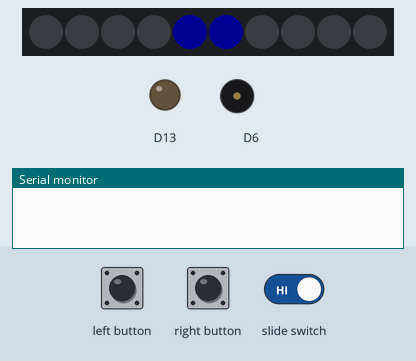
Recording of a sketch running on a simulated Adafruit Circuit Playground Express. On the bench: 10 RGB LEDs in strip order, left to right, output pins drawn as LEDs (lit = HIGH), buzzer (waves = sounding), the last lines printed to the serial monitor. The test bench sets the inputs (shaded band). Dim RGB values are drawn brighter than linear; random numbers use the default seed unless the sketch sets one.

Above: at 1.2 s.
1.3 s: left button pressed for 0.15 s
At 1.73 s:
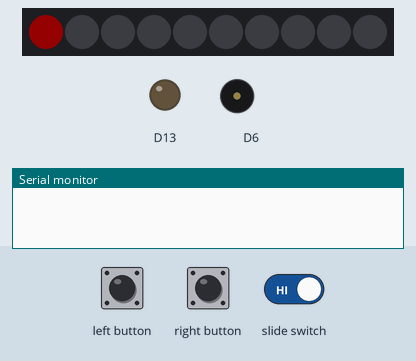
3.3 s: right button pressed for 1 s
At 3.61 s:
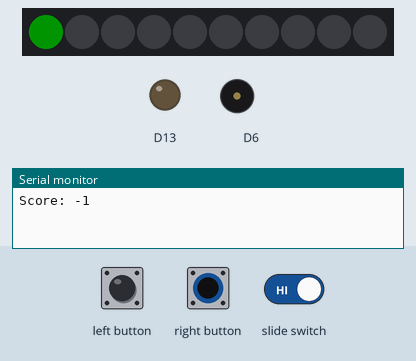
5.8 s: slide switch set LOW
At 6.9 s:
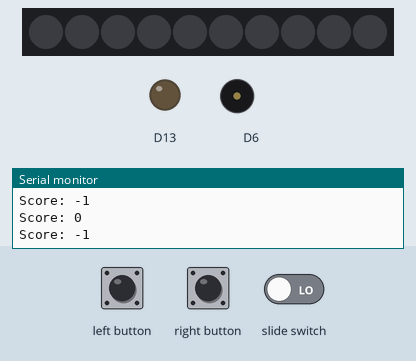
7.3 s: slide switch set HIGH
At 8.3 s:
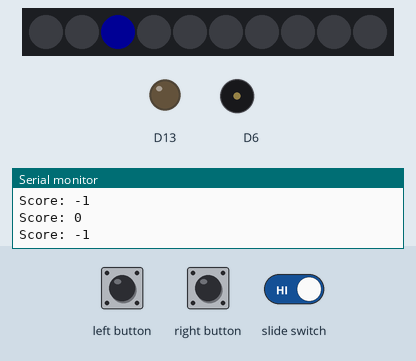
8.8 s: left button pressed for 1 s
At 9.09 s:
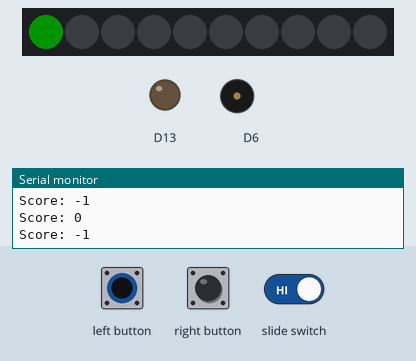
11.5 s: left button pressed for 3.2 s
At 16.0 s:
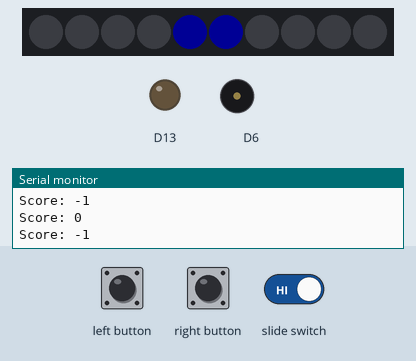
Timing chart, 0 to 17.2 s (numbered marks = the images above; inputs shaded):
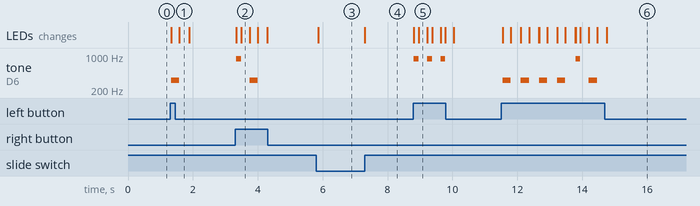

Measured:
- after the input at 1.3 s, tone on D6: silent → 320 Hz at once, → silent 0.25 s later; the LEDs: first change at once (image 1 shows a later state)
- after the input at 3.3 s, tone on D6: silent → 880 Hz at once, → silent 0.15 s later, → 320 Hz 0.26 s later, → silent 0.25 s later; the LEDs: first change at once (image 2 shows a later state)
- after the input at 5.8 s, the LEDs: change after 0.06 s (image 3)
- after the input at 7.3 s, the LEDs: change at once (image 4)
- after the input at 8.8 s, tone on D6: alternates 880 Hz for 0.15 s and silent for 0.26 s, 6 changes in all, then stays silent, starting at once; the LEDs: first change at once (image 5 shows a later state)
- after the input at 11.5 s, tone on D6: plays 320 Hz for 0.25 s, 320 Hz for 0.25 s, 320 Hz for 0.25 s, 320 Hz for 0.25 s, 880 Hz for 0.15 s, 320 Hz for 0.25 s, starting after 0.05 s; the LEDs: first change after 0.05 s (image 6 shows a later state)

The sketch:

owenkeppleengr103FINALPROJECT.ino
```cpp
#include <Adafruit_CircuitPlayground.h>

int score = 0;
int winningButton = 0;
bool waitingForInput = false;
bool gameActive = false;
bool gameWon = false;
void setup() {
  Serial.begin(9600);
  CircuitPlayground.begin();
  randomSeed(analogRead(0));
}

void loop() {
  // Check slide switch to activate game
  bool switchState = CircuitPlayground.slideSwitch();

  if (!switchState) {
    // Reset game if switch is off
    score = 0;
    gameWon = false;
    waitingForInput = false;
    CircuitPlayground.clearPixels();
    return;
  }

  // If game has been won, do nothing until switch is toggled off
  if (gameWon) return;

  // Generate a new challenge if waitingForInput is false
  if (!waitingForInput) {
    winningButton = random(3); // 0 = left, 1 = right, 2 = sound
    CircuitPlayground.clearPixels();
    if(winningButton == 0){
    CircuitPlayground.setPixelColor(2, 0, 0, 255); // Blue hint right
    }
    else if(winningButton == 1){
      CircuitPlayground.setPixelColor(7, 0, 0, 255); // Blue hint left
    }
    else{
      CircuitPlayground.setPixelColor(4, 0, 0, 255); // Blue hint top
      CircuitPlayground.setPixelColor(5, 0, 0, 255); // Blue hint top
    }
    waitingForInput = true;
  }

  // Check player input
  if (waitingForInput) {
    float value = CircuitPlayground.mic.soundPressureLevel(10);
    if ((winningButton == 0 && CircuitPlayground.leftButton()) ||
        (winningButton == 1 && CircuitPlayground.rightButton()) ||
        (winningButton == 2 && value >= 80)){
      CircuitPlayground.clearPixels();
      CircuitPlayground.playTone(880, 150);
      CircuitPlayground.setPixelColor(0, 0, 255, 0); // Green flash
      delay(200);
      waitingForInput = false;
      score++;
      Serial.print("Score: ");
      Serial.println(score);
    }
    if((winningButton == 1 && CircuitPlayground.leftButton()) ||
        (winningButton == 0 && CircuitPlayground.rightButton()) ||
        (winningButton == 2 && CircuitPlayground.rightButton()) ||
        (winningButton == 2 && CircuitPlayground.leftButton())) { //punishment for pressing wrong button
          CircuitPlayground.clearPixels();
      CircuitPlayground.playTone(320, 250);
      CircuitPlayground.setPixelColor(0, 255, 0, 0); // red flash
      delay(250);
      waitingForInput = false;
      score--;  //lose a scorepoint
      Serial.print("Score: ");
      Serial.println(score);
        }


  }

  // Check win condition
  if (score >= 10 && !gameWon) {
    gameWon = true;
    celebrateWin();
  }

  delay(50);
}


void celebrateWin() {
  for (int i = 0; i < 5; i++) {
    CircuitPlayground.setPixelColor(i, 0, 255, 0);
    CircuitPlayground.setPixelColor(9 - i, 0, 255, 0); //green leds light up symetrically and
    CircuitPlayground.playTone(600 + i * 100, 150); // win tone plays
    delay(200);
  }
  CircuitPlayground.clearPixels();
  Serial.println("YOU WIN! Slide the switch off and back on to play again.");  //tried to get shaking to work to reset the game
}                                                                             // but it was resetting when it wasn't supposed to so the slide switch will work
```
